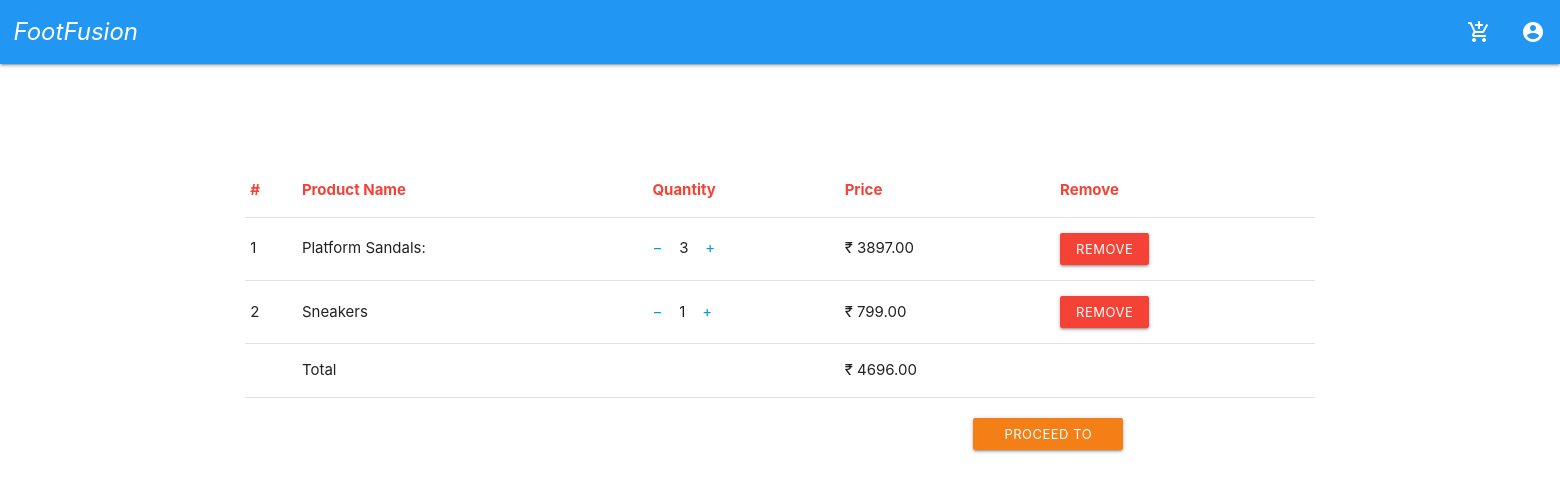
/App_Order/cart/ (signed in), run on an earlier commit of the app's database.
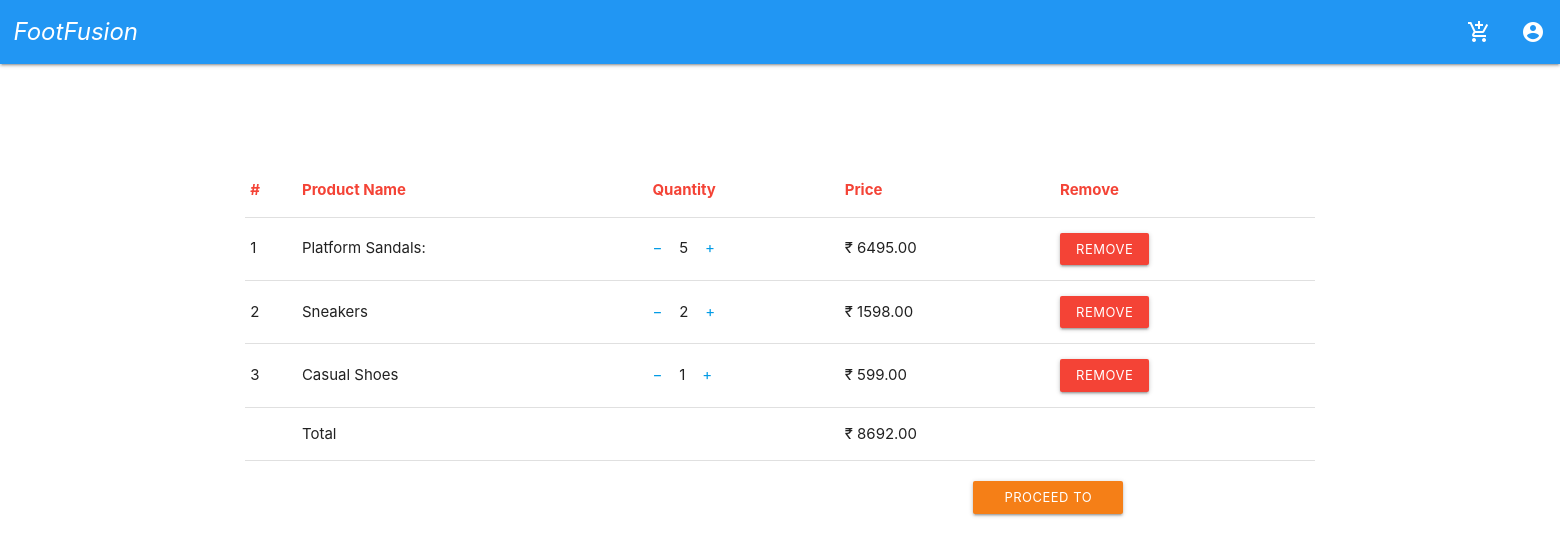
And on a later commit of the database.
### App_Order/models.py (models this page shows, shortened)
class Cart(models.Model):
    user = models.ForeignKey(settings.AUTH_USER_MODEL, on_delete=models.CASCADE, related_name='cart')
    item = models.ForeignKey(Product, on_delete=models.CASCADE)
    quantity = models.IntegerField(default=1)
    purchased = models.BooleanField(default=False)
    created = models.DateTimeField(auto_now_add=True)
    updated = models.DateTimeField(auto_now=True)
    def get_total(self):
        total = self.item.price * self.quantity
        float_total = format(total, '0.2f')
        return float_total

class Order(models.Model):
    orderitems = models.ManyToManyField(Cart)
    user = models.ForeignKey(settings.AUTH_USER_MODEL, on_delete=models.CASCADE, related_name='orders')
    ordered = models.BooleanField(default=False)
    created = models.DateTimeField(auto_now_add=True)
    paymentId = models.CharField(max_length=264, blank=True, null=True)
    orderId = models.CharField(max_length=264, blank=True, null=True)
    def get_totals(self):
        total = 0
        for order_item in self.orderitems.all():
            total += float(order_item.get_total())
        return total

### App_shop/models.py (models this page shows, shortened)
class Product(models.Model):
    mainimage = models.ImageField(upload_to='Product')
    name = models.CharField(max_length=264)
    category = models.ForeignKey(Category, on_delete=models.CASCADE, related_name='category')
    preview_text = models.CharField(max_length=200, verbose_name= 'Preview_Text')
    description = models.TextField(max_length=500, verbose_name= 'Description')
    price = models.FloatField()
    old_price = models.FloatField(default=0.00)
    created = models.DateTimeField(auto_now_add=True)
    class Meta:
        ordering = ['-created']

### App_Order/views.py (the view)
# urls.py: path('cart/', views.cart_view,name='cart'),
@login_required
def cart_view(request):
    carts = Cart.objects.filter(user=request.user, purchased=False)
    orders = Order.objects.filter(user=request.user, ordered=False)
    if carts.exists() and orders.exists():
        orders = orders[0]
        return render(request, 'App_Order/cart.html', {'orders': orders, 'carts': carts})
    else:
        messages.success(request, "You don't have any items in your cart")
        return redirect('App_shop:home')

### templates/App_Order/cart.html (shortened to what this page needs)
{% extends 'pages/base.html'%}
{% block content %}
{% include 'pages/navbar.html' %}
{% if carts %}
<div class="container" style="margin-top:100px;">
    <div class="row">
        <div class="col s12">
            <table class="highlight responsive-table">
                <thead class="red-text">
                    <tr>
                        <th>#</th>
                        <th>Product Name</th>
                        <th>Quantity</th>
                        <th>Price</th>
                        <th>Remove</th>
                    </tr>
                </thead>
                <tbody>
                    {% for cart in carts %}
                    <tr>
                        <td>{{ forloop.counter }}</td>
                        <td>{{ cart.item.name }}</td>
                        <td>
                            <a href="{% url 'App_Order:decrease' pk=cart.item.pk %}">&#8722;&nbsp;&nbsp;&nbsp;</a>
                            {{ cart.quantity }}
                            <a href="{% url 'App_Order:increase' pk=cart.item.pk %}">&nbsp;&nbsp;&nbsp;&#43;</a>
                        </td>
                        <td>&#8377;&nbsp;{{ cart.get_total }}</td>
                        <td>
                            <a href="{% url 'App_Order:remove' pk=cart.item.pk %}" class="waves-effect red  btn-small">Remove</a>
                        </td>
                    </tr>
                    {% endfor %}
                    <tr>
                        <th scope="row">
                        <td colspan="2">Total</td>
                        <td >&#8377;&nbsp;{{orders.get_totals | floatformat:2}}</td>
                    </tr>
                </tbody>
            </table>
        </div>
    </div>
    <div class="row">
        <div class="col s12 offset-m8">
            <a href="{% url 'App_Payment:payment' %}" class="waves-effect yellow darken-4  btn-small" style="width:150px;">Proceed to Buy</a>
        </div>
    </div>
</div>
{% else %}
<div class="container">
    <h3 class="center-align">Cart is empty</h3>
</div>
{% endif %}
{% endblock %}

### templates/pages/base.html (shortened to what this page needs)
<!DOCTYPE html>
{% load static %}
<html>
    <head>
        <link rel="stylesheet"  href="{% static 'css/materialize.css' %}">
        <link rel="stylesheet"  href="{% static 'css/materialize.min.css' %}">
        <link rel="stylesheet" href="https://cdnjs.cloudflare.com/ajax/libs/font-awesome/5.15.4/css/all.min.css">
    </head>
    <body>
        {% block content %}{% endblock %}
    </body>
</html>

### templates/pages/navbar.html (shortened to what this page needs)
<!DOCTYPE html>
{% load static %}
<html>
<head>
    <link rel="stylesheet" href="{% static 'css/materialize.min.css' %}">
</head>
<body>
<nav class="blue">
    <div class="nav-wrapper">
        <a href="{% url 'App_shop:home' %}" class="brand-logo"><i>&nbsp;&nbsp;FootFusion</i></a>
        <ul class="right hide-on-med-and-down">
            {% if user.is_authenticated %}
            <li>
                <a href="{% url 'App_Order:cart' %}">
                    <i class="material-icons small">add_shopping_cart</i>
                </a>
            </li>
            <li>
                <a class="dropdown-trigger" data-target="dropdown1">
                    <i class="material-icons medium">account_circle</i>
                </a>
            </li>
            {% else %}
            <li><a href="{% url 'testapp:login' %}">Sign In</a></li>
            <li><a href="{% url 'testapp:signup' %}">Signup</a></li>
            {% endif %}
        </ul>
    </div>
</nav>
</body>
</html>

What changed in the data, as far as the page shows it:
changed Cart "Platform Sandals:": quantity "3" → "5"; get_total "3897.00" → "6495.00"
changed Cart "Sneakers": quantity "1" → "2"; get_total "799.00" → "1598.00"
added Cart: item.name "Casual Shoes", quantity "1", get_total "599.00"
changed through a linked row, Order: get_totals "4696.00" → "8692.00"
